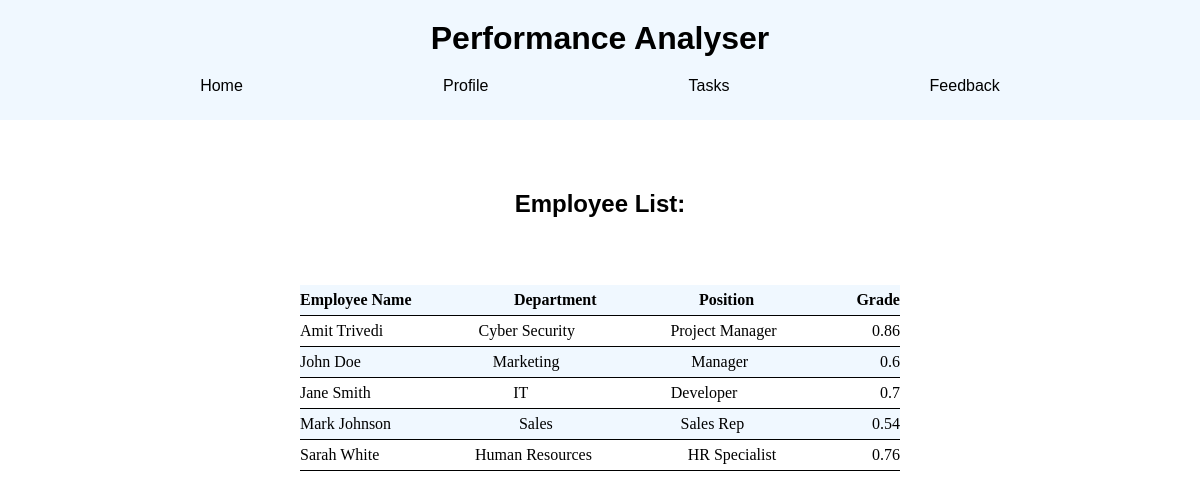
The app's page /home/all/ with its own data.
### userProfile/models.py (models this page shows)
class User(models.Model):
    Emp_id = models.IntegerField(unique=True, blank=False, null=False)
    Name = models.CharField(max_length=120)
    Position = models.CharField(max_length=120)
    Department = models.CharField(max_length=120)
    Pay = models.FloatField()
    Grade = models.FloatField()
    Password = models.CharField(max_length=120, default='root')

### userProfile/views.py (the view)
# urls.py: path('all/', all_emp_view),
def all_emp_view(request):
    arr = User.objects.all()
    return render(request, 'all_emp.html', {
        'arr': arr,
    })

### templates/all_emp.html
{% extends 'header.html' %}
{% block title %}
    {% load static %}
    <link rel="stylesheet" href="{% static 'all.css' %}">
{% endblock title %}
{%  block main %}
    <h2 class="list">Employee List:</h2>
    <div class="all">
        <table>
            <tr>
                <th>Employee Name</th>
                <th>Department</th>
                <th>Position</th>
                <th>Grade</th>
            </tr>
            {% for i in arr %}
                <tr>
                    <td>{{ i.Name }}</td>
                    <td>{{ i.Department }}</td>
                    <td>{{ i.Position }}</td>
                    <td>{{ i.Grade }}</td>
                </tr>
            {% endfor %}
        </table>
    </div>
{% endblock main %}

### templates/header.html (shortened to what this page needs)
<!DOCTYPE html>
<html lang="en">
<head>
    {% block title %}{% endblock title %}
    {% load static %}
    <link rel="stylesheet" href="{% static 'index.css' %}">
</head>
<body>
    <header>
        <h1>Performance Analyser</h1>
        <nav>
            <ul>
                <li>Home</li>
                <li>Profile</li>
                <li>Tasks</li>
                <li>Feedback</li>
            </ul>
        </nav>
    </header>
    {% block main %}
    {% endblock main %}
</body>
</html>

### static/all.css (style rules this page uses)
* { padding: 0 0 0 0; margin: 0 0 0 0; }
header { font-family: Arial, sans-serif; background-color: aliceblue; height: 100px; padding-bottom: 20px; }
header h1 { padding-top: 20px; }
header ul { margin-top: 20px; }
.all { margin-top: -40px; display: flex; align-items: center; justify-content: center; height: 400px; width: 100%; }
.list { margin-top: 70px; text-align: center; font-family: Arial, sans-serif; }
tr { height: 30px; width: 600px; display: flex; justify-content: space-between; align-items: center; border-bottom: 1px solid black; }
th { display: flex; align-items: center; justify-content: center; }
tr:nth-child(odd) { background-color: aliceblue; }

### static/index.css (style rules this page uses)
header h1 { text-align: center; }
header ul { display: flex; justify-content: space-evenly; list-style: none; flex-direction: row; }

### records on screen
User: Name "Amit Trivedi", Department "Cyber Security", Position "Project Manager", Grade "0.86"
User: Name "John Doe", Department "Marketing", Position "Manager", Grade "0.6"
User: Name "Jane Smith", Department "IT", Position "Developer", Grade "0.7"
User: Name "Mark Johnson", Department "Sales", Position "Sales Rep", Grade "0.54"
User: Name "Sarah White", Department "Human Resources", Position "HR Specialist", Grade "0.76"
